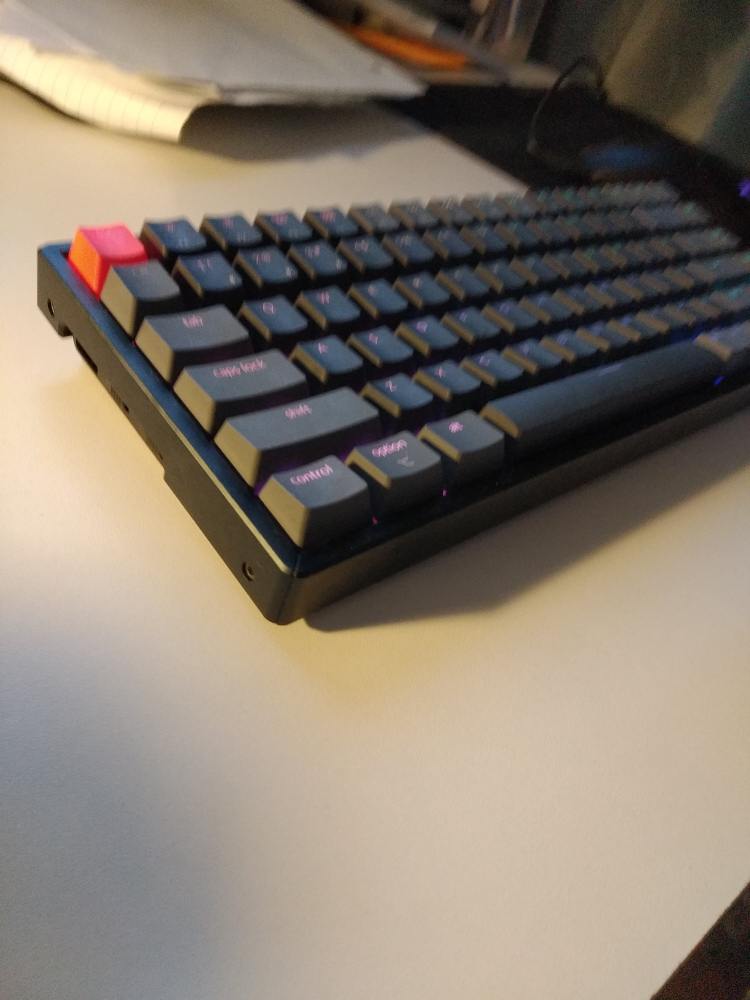
#> input picture image-processing-server/img1.jpg, 3000 x 4000 px (shown at 1/4 size)
$ python imageCleaup.py
#> lines starting #> are read from the running program, lines starting #| are printed output that depends on the picture; after the words box and inside, x2 and y2 are one past the last pixel; in counts of white or black regions, pixels touching at a corner belong together
import cv2
import numpy as np


class ImageProcessing:

    def __init__(self, img_path):
#> called with img_path = 'img1.jpg'
        self.img = cv2.imread(img_path)
#> self.img is the input picture: shape (4000, 3000, 3); mean B, G, R 109.6, 122.4, 133.5
#| (4000, 3000, 3)

    def sharpen(self, img):
        sharpen_kernel = np.array([[-1, -1, -1], [-1, 9, -1], [-1, -1, -1]])
        sharpen = cv2.filter2D(img, -1, sharpen_kernel)
        sharpen = cv2.GaussianBlur(sharpen, (5, 5), 0)
        sharpen = cv2.addWeighted(img, 1.5, sharpen, -0.5, 0)
        sharpen = cv2.bilateralFilter(sharpen, 9, 80, 80)
        return sharpen

    def resize(self):
        h, w = self.img.shape[0],  self.img.shape[1]
#> h = 4000; w = 3000
        new_img = self.img
        if h > 1000 or w > 1700:
            new_img = cv2.resize(self.img, (int(w*0.6), int(h*0.6)))
        return new_img

    def process_all(self, export=False, outputName=None):
        img = self.resize()
        # img = cv2.fastNlMeansDenoisingColored(img, None, 10, 10,
        #                                              7, 21)
        # img = self.sharpen(img)

        # blur
        blur = cv2.GaussianBlur(img, (5, 5), 0)

        # convert to hsv and get saturation channel
        sat = cv2.cvtColor(blur, cv2.COLOR_BGR2HSV)[:, :, 1]
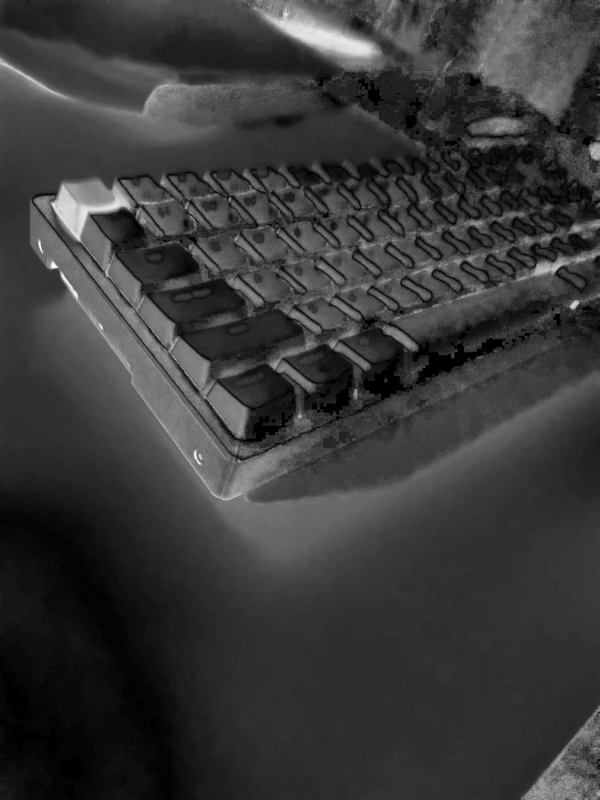
#> sat: shape (2400, 1800) (shown at 1/3 size); min 0, max 255, mean 56.8

        # threshold saturation channel
        thresh = cv2.threshold(sat, 50, 255, cv2.THRESH_BINARY)[1]
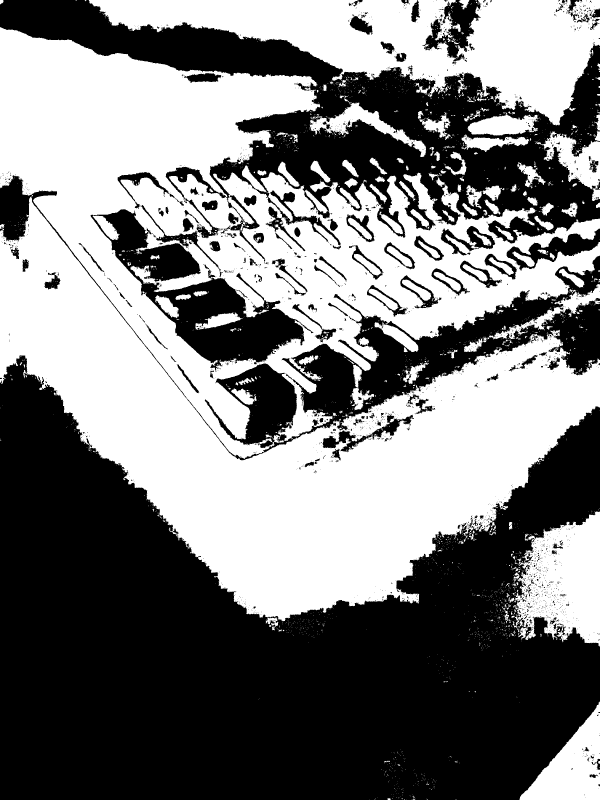
#> thresh: shape (2400, 1800) (shown at 1/3 size); 48.6% white; 3282 white regions (3003 under 20 px), largest, box (x1, y1, x2, y2) and area: (0, 81, 1800, 1880) 1598440, (266, 0, 1800, 376) 255566, (1543, 1534, 1800, 1939) 70580

        # apply morphology close and open to make mask
        kernel = cv2.getStructuringElement(cv2.MORPH_ELLIPSE, (9, 9))
        morph = cv2.morphologyEx(thresh, cv2.MORPH_CLOSE, kernel, iterations=1)
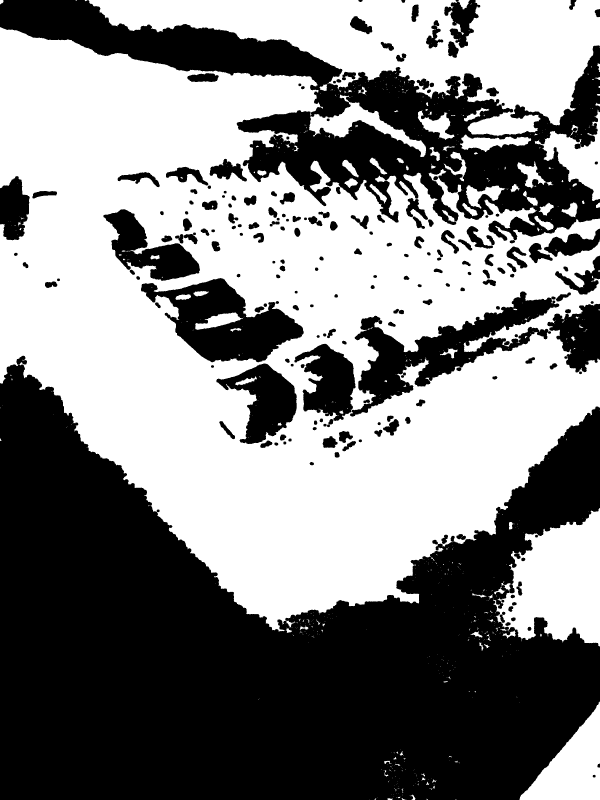
#> morph: shape (2400, 1800) (shown at 1/3 size); 51.6% white; 202 black regions, largest, box (x1, y1, x2, y2) and area: (0, 1067, 1800, 2400) 1393107, (0, 0, 1800, 723) 368439, (1050, 874, 1678, 1250) 67985
        mask = cv2.morphologyEx(morph, cv2.MORPH_OPEN, kernel, iterations=1)
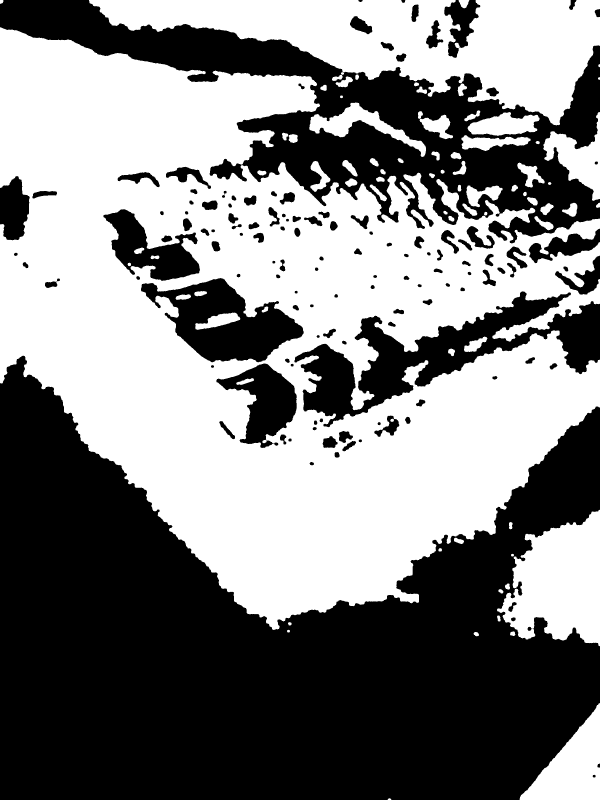
#> mask: shape (2400, 1800) (shown at 1/3 size); 51% white; 129 black regions, largest, box (x1, y1, x2, y2) and area: (0, 1067, 1800, 2400) 1401423, (0, 0, 1800, 730) 389127, (883, 874, 1800, 1282) 118893

        # do OTSU threshold to get circuit image
        gray = cv2.cvtColor(img, cv2.COLOR_BGR2GRAY)
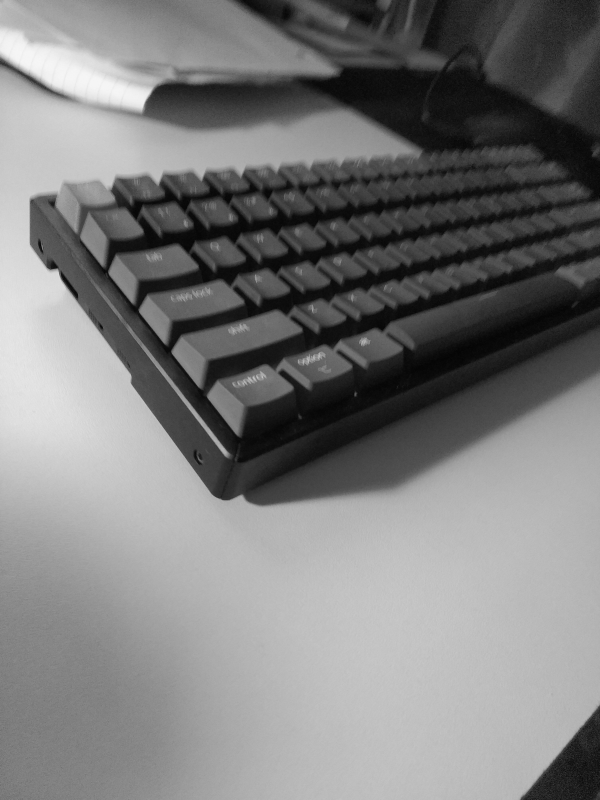
#> gray: shape (2400, 1800) (shown at 1/3 size); min 0, max 248, mean 124.2
        otsu = cv2.threshold(gray, 0, 255, cv2.THRESH_BINARY + cv2.THRESH_OTSU)[
            1]
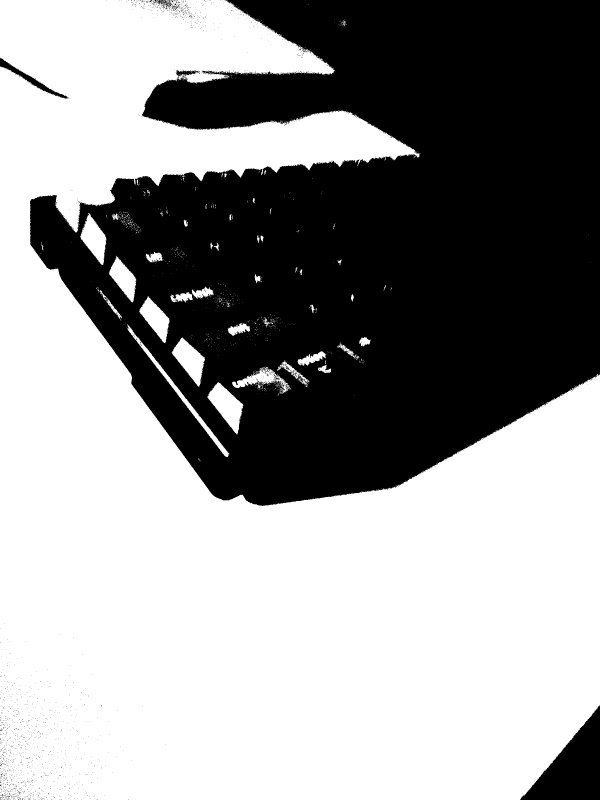
#> otsu: shape (2400, 1800) (shown at 1/3 size); 58.6% white; 2014 black regions (2006 under 20 px), largest, box (x1, y1, x2, y2) and area: (90, 0, 1800, 1518) 1746636, (1560, 2116, 1800, 2400) 33930, (0, 174, 208, 296) 3312

        # write black to otsu image where mask is black
        otsu_result = otsu.copy()
        otsu_result[mask == 0] = 0
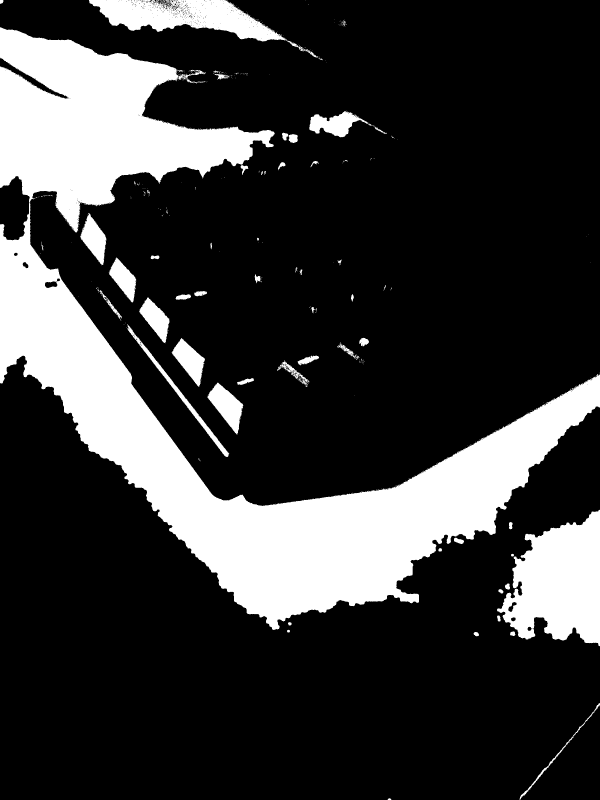
#> otsu_result: shape (2400, 1800) (shown at 1/3 size); 21.9% white; 434 white regions (371 under 20 px), largest, box (x1, y1, x2, y2) and area: (0, 82, 1800, 1890) 764444, (1491, 1529, 1800, 1939) 82347, (267, 0, 956, 175) 39724

        # write black to input image where mask is black
        img_result = img.copy()
        img_result = cv2.fastNlMeansDenoisingColored(img_result, None, 10, 10, 7, 21)
        img_result = self.sharpen(img_result)
        if export:
            self.export_img(img_result, outputName)
        return img_result

    def export_img(self, img, name):
        cv2.imwrite(name + '.png', img)


if __name__ == "__main__":
    pic = ImageProcessing('img1.jpg')
    print(pic.img.shape)
    processed = pic.process_all(export=True, outputName='output')

    cv2.imshow('sample', processed)

    cv2.waitKey(0)
    cv2.destroyAllWindows()
